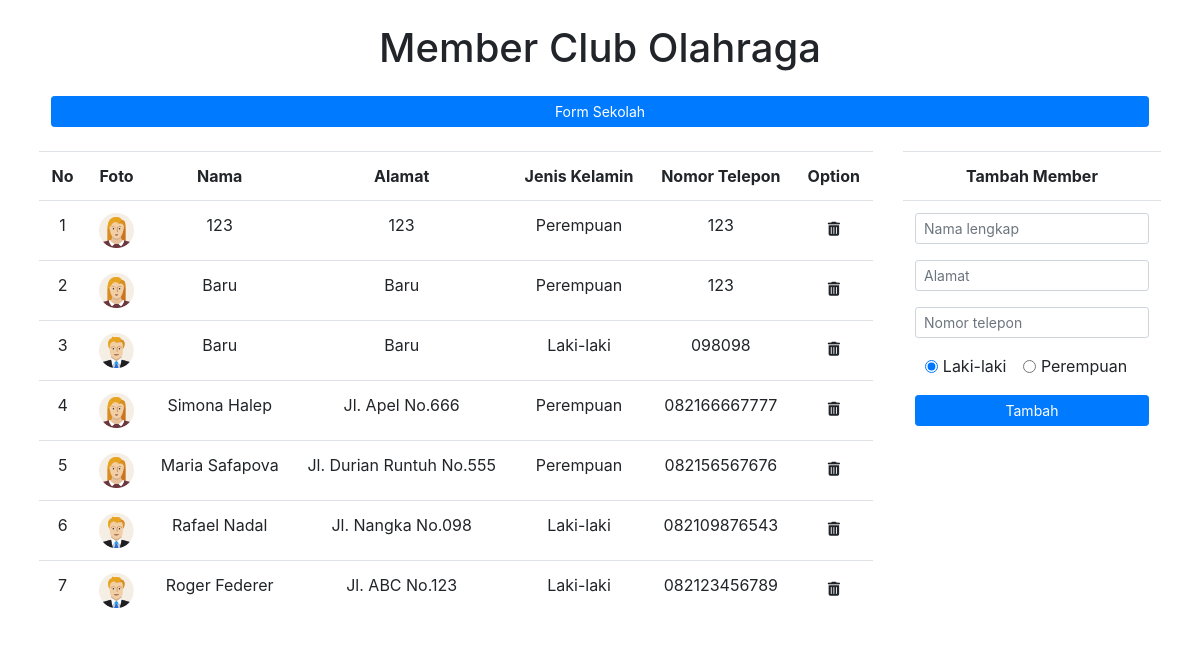
The app's page /, older data.
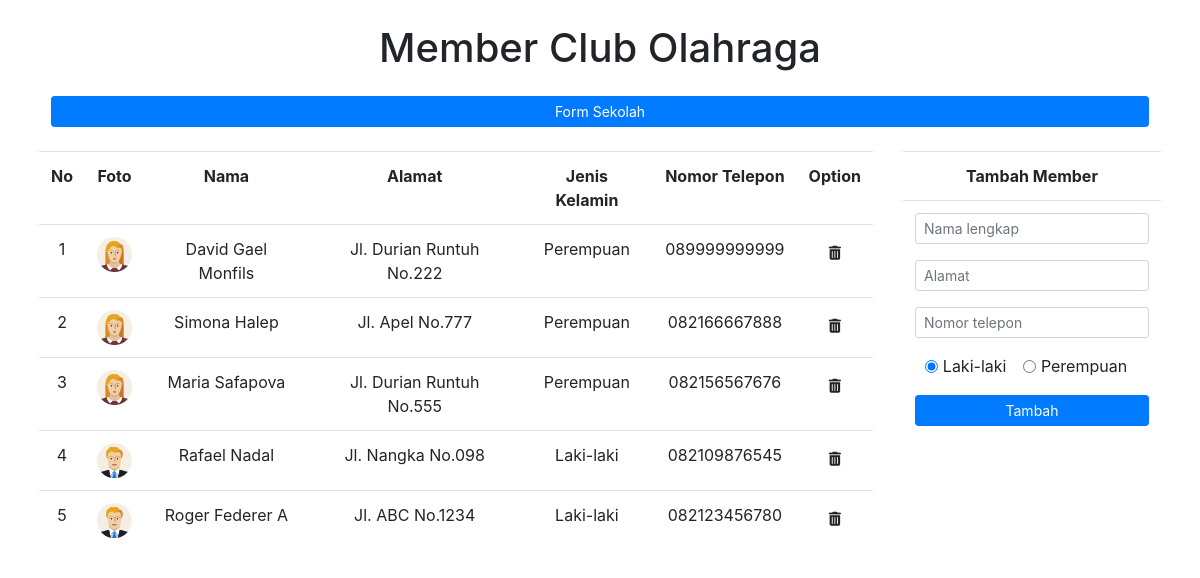
The same page, newer data.
### tables this page shows
CREATE TABLE `member` (
  `id` int(11) NOT NULL,
  `nama` varchar(100) NOT NULL,
  `alamat` varchar(100) NOT NULL,
  `jenis_kelamin` char(1) NOT NULL,
  `telepon` varchar(15) NOT NULL,
  `foto` varchar(100) NOT NULL
);

### class/Database.php (called while the page is built, shortened)
<?php
class Database
{
    public function __construct()
    {
        $this->db = new mysqli(Database::HOST, Database::USER,  Database::PASS, Database::DB);
        return $this->db;
    }
}

### class/Member.php (called while the page is built, shortened)
<?php
require 'Database.php';
class Member extends Database implements Crud
{
    public function get_all()
    {
        $member = array();
        $sql = "SELECT *
                FROM member
                ORDER BY id DESC";
        $res = mysqli_query($this->db, $sql);
        while ($r = mysqli_fetch_assoc($res)) {
            $member[] = $r;
        }
        return $member;
    }
}

### index.php (the view, shortened to what this page needs)
<?php
require 'class/Member.php';
$member = new Member();
?>
<!DOCTYPE html>
<html lang="en">
<head>
    <link rel="stylesheet" href="css/bootstrap.css">
    <link rel="stylesheet" href="css/style.css">
</head>
<body id="main">
    <h1 class="text-center m-4">Member Club Olahraga</h1>
    <div class="row">
        <div class="col-11 mx-auto">
            <a href="indexs.php" class="btn btn-primary btn-block btn-sm">Form Sekolah</a>
        </div>
    </div>
    <div class="row m-4 d-flex justify-content-around">
        <div class="col-9">
            <table class="table table-hover">
                <tr>
                    <th>No</th>
                    <th>Foto</th>
                    <th>Nama</th>
                    <th>Alamat</th>
                    <th>Jenis Kelamin</th>
                    <th>Nomor Telepon</th>
                    <th>Option</th>
                </tr>
                <?php foreach ($member->get_all() as $i => $m) : ?>
                    <tr class="member-list" data-type="member" data-id="<?= $m['id'] ?>">
                        <td><?= ++$i ?></td>
                        <td><img width="35" src="img/<?= $m['foto'] ?>" alt="Profile"></td>
                        <td><?= $m['nama'] ?></td>
                        <td><?= $m['alamat'] ?></td>
                        <td><?= ($m['jenis_kelamin'] == "l") ? "Laki-laki" : "Perempuan" ?></td>
                        <td><?= $m['telepon'] ?></td>
                        <td>
                            <a href="page/delete.php?id=<?= $m['id'] ?>&type=member" onclick="return confirm('Member akan dihapus')" class="btn btn-sm">
                                <i class="fas fa-trash-alt"></i>
                            </a>
                        </td>
                    </tr>
                <?php endforeach; ?>
            </table>
        </div>
        <div class="col-3">
            <table class="table">
                <tr>
                    <th class="form-title">Tambah Member</th>
                </tr>
                <tr>
                    <td>
                        <form id="form-main" method="POST" action="page/create.php">
                            <div class="form-group">
                                <input type="text" class="form-control form-control-sm" id="nama" name="nama" placeholder="Nama lengkap" required>
                            </div>
                            <div class="form-group">
                                <input type="text" class="form-control form-control-sm" id="alamat" name="alamat" placeholder="Alamat" required>
                            </div>
                            <div class="form-group">
                                <input type="text" class="form-control form-control-sm" id="telepon" name="telepon" placeholder="Nomor telepon" required>
                            </div>
                            <div class="form-check form-check-inline">
                                <input class="form-check-input" type="radio" name="jenis_kelamin" value="l" id="l" checked>
                                <label class="form-check-label" for="l">Laki-laki</label>
                            </div>
                            <div class="form-check form-check-inline">
                                <input class="form-check-input" type="radio" name="jenis_kelamin" value="p" id="p">
                                <label class="form-check-label" for="p">Perempuan</label>
                            </div>
                            <button id="submit" type="submit" class="btn btn-primary btn-sm btn-block mt-3">Tambah</button>
                        </form>
                    </td>
                </tr>
            </table>
        </div>
    </div>
</body>
</html>

### css/style.css (style rules this page uses)
td, th { text-align: center; }

Row changes from the older to the newer data that the page shows:
removed member: foto (picture), nama "123", alamat "123", jenis_kelamin "Perempuan", telepon "123"
removed member: foto (picture), nama "Baru", alamat "Baru", jenis_kelamin "Perempuan", telepon "123"
removed member: foto (picture), nama "Baru", alamat "Baru", jenis_kelamin "Laki-laki", telepon "098098"
added member: foto (picture), nama "David Gael Monfils", alamat "Jl. Durian Runtuh No.222", jenis_kelamin "Perempuan", telepon "089999999999"
changed member "Simona Halep": alamat "Jl. Apel No.666" → "Jl. Apel No.777"; telepon "082166667777" → "082166667888"
changed member "Rafael Nadal": telepon "082109876543" → "082109876545"
changed member: nama "Roger Federer" → "Roger Federer A"; alamat "Jl. ABC No.123" → "Jl. ABC No.1234"; telepon "082123456789" → "082123456780"
